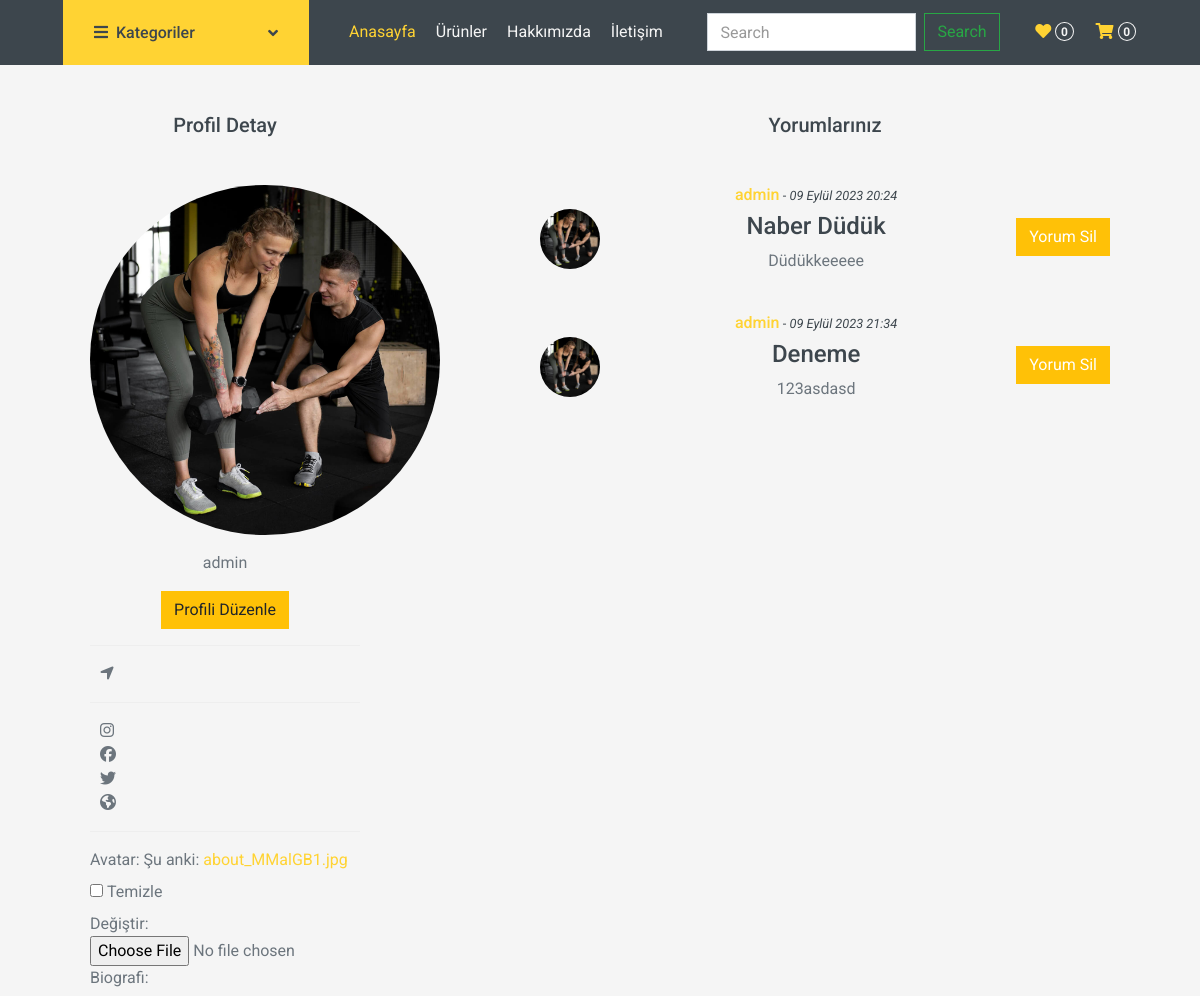
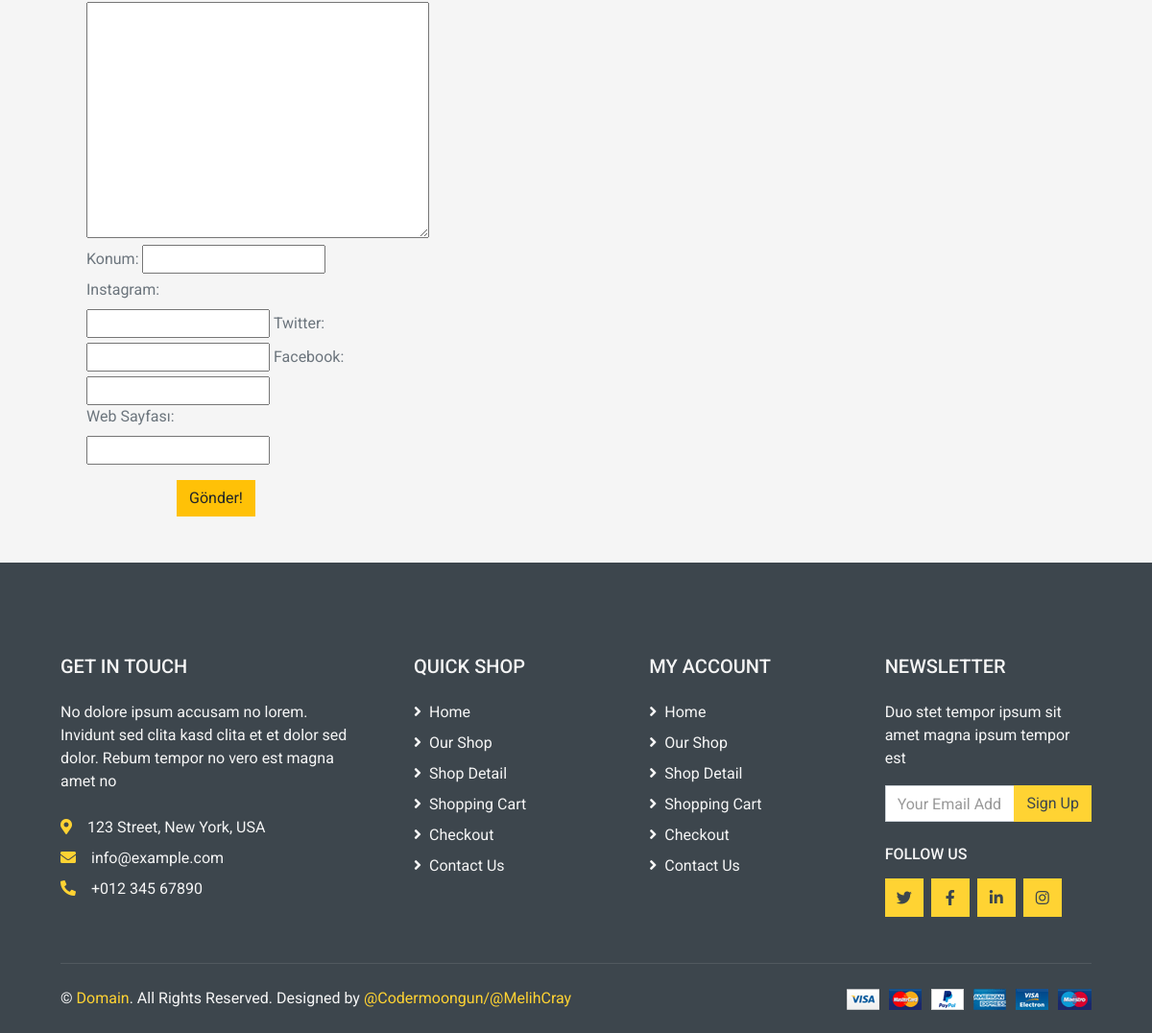
Screenshot of /profile/1 (signed in) with the database file from the repository (2 pictures, top to bottom).
### siteApp/models.py (models this page shows, shortened)
class ProfileModel(models.Model):
    profileSahibi = models.ForeignKey(User, verbose_name=("Profil Sahibi"), on_delete=models.CASCADE)
    profileAvatar = models.ImageField(("Avatar"), upload_to="", height_field=None, default="avatar.png", width_field=None, max_length=None, blank=True)
    profileBio = models.TextField(("Biografi"), max_length=500, default="", blank=True)
    profileLocation = models.CharField(("Konum"), max_length=150, default="" , blank=True)
    profileInstagram = models.CharField(("Instagram"), max_length=150, default="", blank=True)
    profileTwitter = models.CharField(("Twitter"), max_length=150, default="", blank=True)
    profileFacebook = models.CharField(("Facebook"), max_length=150, default="", blank=True)
    profileWebPage = models.CharField(("Web Sayfası"), max_length=150, default="", blank=True)

class YorumYap(models.Model):
    urun = models.ForeignKey(Urun, verbose_name=("Ürün Adı"), on_delete=models.CASCADE)
    yorumSahibi = models.ForeignKey(User, verbose_name=("Yorum sahibi"), on_delete=models.CASCADE)
    yorumSahibiProfile = models.ForeignKey("siteApp.ProfileModel", verbose_name=("Profil Modeli"), on_delete=models.CASCADE, blank=True)
    yorumBaslik = models.CharField(("Yorumun Başlığı"), max_length=100)
    yorumIcerik = models.TextField(("Yorum İçeriği"), max_length=500)
    yorumAtCrated = models.DateTimeField(("Yorumun Yapıldığı Zaman"), auto_now=True)

### siteApp/views.py (the view, shortened to what this page needs)
# urls.py: path('profile/<profileID>', profile , name='profile'),
def profile(request, profileID):
    context = {}
    userFilter = User.objects.filter(id = profileID).first()
    if userFilter:
        context['kullanicilar'] = userFilter
        yorumlar = YorumYap.objects.filter(yorumSahibi__id = profileID).all()
        context['yorumlar'] = yorumlar
        profileFront = ProfileModel.objects.filter(profileSahibi__id = profileID).all()
        context['profiller'] = profileFront
    else:
        context["error"] = "Böyle bir user bulunamadi"
    updateProfile = {}
    profileUptade  = ProfileModel.objects.filter(profileSahibi__id = profileID).first()
    profileQuerySet  = ProfileModel.objects.filter(profileSahibi__id = profileID)
    for profile in profileQuerySet:
        updateProfile[profile.id] = UpdateProfile(instance = profile)
        context["update"]  = updateProfile.items()
    return render(request, 'profile.html', context)

### siteApp/templates/profile.html (shortened to what this page needs)
{% extends "base.html" %}
{% for user in kullanicilar %}
{% block site-icerik %}
<div class="row justify-content-around m-0 mt-5">
    <div class="col-md-3">
        <h5 class="text-center mb-5">Profil Detay</h5>
        {% for profile in profiller %}
        <div class="mb-3">
            <img class="rounded-circle" src={{profile.profileAvatar.url}} alt="Resim Bulunamadı" width="350px" />
        </div>
        <div class="mb-3">
            <p id="profileSahip" class="text-center">{{profile.profileSahibi}}</p>
        </div>
        <div class="mb-3 text-center">
            <button class="btn btn-warning" onclick="displayevent()" id="ProfileEdit">Profili Düzenle</button>
        </div>
        <div id="profileShow">
            <hr>
            <div class="row justify-content-center">
                <div class="col-md-1">
                    <i class="fa-solid fa-location-arrow"></i>
                </div>
                <div class="col-md-10">
                </div>
            </div>
            <hr>
            <div class="row justify-content-center">
                <div class="col-md-1">
                    <i class="fa-brands fa-instagram"></i>
                </div>
                <div class="col-md-10">
                </div>
            </div>
            <div class="row justify-content-center">
                <div class="col-md-1">
                    <i class="fa-brands fa-facebook"></i>
                </div>
                <div class="col-md-10">
                </div>
            </div>
            <div class="row justify-content-center">
                <div class="col-md-1">
                    <i class="fa-brands fa-twitter"></i>
                </div>
                <div class="col-md-10">
                </div>
            </div>
            <div class="row justify-content-center">
                <div class="col-md-1">
                    <i class="fa-solid fa-earth-americas"></i>
                </div>
                <div class="col-md-10">
                </div>
            </div>
            <hr>
        </div>
        {% for id,form in update %}
        <form action="{% url 'profile' profile.profileSahibi.id %}" method="post" id="formEdit"
            enctype="multipart/form-data">
            {{form}}
            <div class="mt-3 text-center">
                <button class="btn btn-warning" type="submit" id="btnformGonder">Gönder!</button>
            </div>
        </form>
        {% endfor %}
    </div>
    <div class="col-md-6 text-center">
        <h5 class="text-center mb-5">Yorumlarınız</h5>
        {% for yorum in yorumlar %}
        <div class="media mb-4 justify-content-between align-items-center">
            <img src={{yorum.yorumSahibiProfile.profileAvatar.url}} alt="Image"
                class="img-fluid rounded-circle mr-3 mt-1" style="width: 60px;">
            <div class="d-block">
                <h6><a href="{% url 'profile' yorum.yorumSahibi.id %}">{{yorum.yorumSahibi.username}}</a><small> -
                        <i>{{yorum.yorumAtCrated}}</i></small></h6>
                <h4>{{yorum.yorumBaslik}}</h4>
                <p>{{yorum.yorumIcerik}}</p>
            </div>
            {% if request.user.is_authenticated and yorum.yorumSahibi == request.user or request.user.is_superuser %}
            <div class="text-center m-0">
                <a class="text-decoration-none m-0" href="{% url 'yorumsil' yorum.urun.id yorum.id %}">
                    <button class="btn btn-warning text-white m-0">
                        Yorum Sil
                    </button>
                </a>
            </div>
            {% endif %}
        </div>
        {% endfor %}
    </div>
</div>
{% endfor %}
{% endblock site-icerik %}
{% endfor %}

### rows the page displays
ProfileModel: profileAvatar (picture), profileSahibi "admin"
YorumYap: yorumSahibiProfile.profileAvatar (picture), yorumSahibi.username "admin", yorumAtCrated "09 Eylül 2023 20:24", yorumBaslik "Naber Düdük", yorumIcerik "Düdükkeeeee", shows "Yorum Sil"
YorumYap: yorumSahibiProfile.profileAvatar (picture), yorumSahibi.username "admin", yorumAtCrated "09 Eylül 2023 21:34", yorumBaslik "Deneme", yorumIcerik "123asdasd", shows "Yorum Sil"
